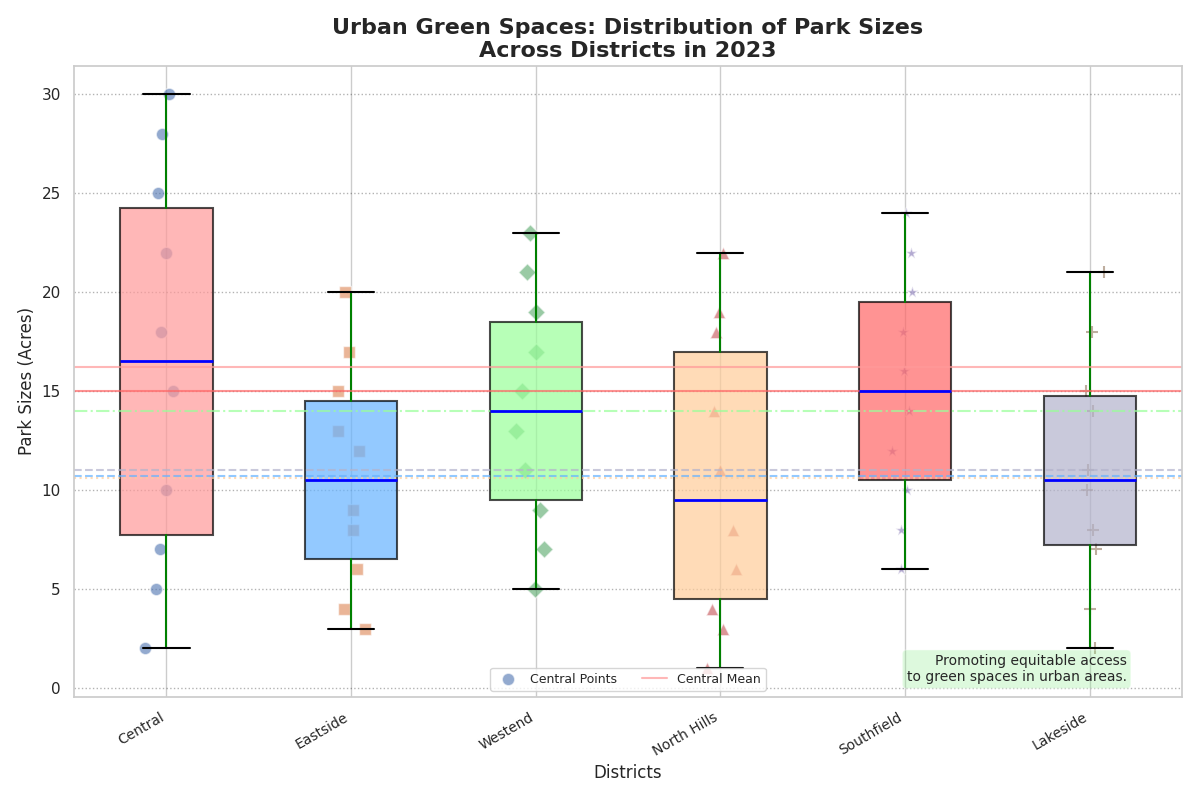

Write the Python code that produced this figure.
import matplotlib.pyplot as plt
import numpy as np

districts = ['Central', 'Eastside', 'Westend', 'North Hills', 'Southfield', 'Lakeside']

central_parks = [2, 5, 7, 10, 15, 18, 22, 25, 28, 30]
eastside_parks = [3, 4, 6, 8, 9, 12, 13, 15, 17, 20]
westend_parks = [5, 7, 9, 11, 13, 15, 17, 19, 21, 23]
north_hills_parks = [1, 3, 4, 6, 8, 11, 14, 18, 19, 22]
southfield_parks = [6, 8, 10, 12, 14, 16, 18, 20, 22, 24]
lakeside_parks = [2, 4, 7, 8, 10, 11, 14, 15, 18, 21]

park_sizes = [central_parks, eastside_parks, westend_parks, north_hills_parks, southfield_parks, lakeside_parks]

fig, ax = plt.subplots(figsize=(12, 8))

# Randomly altering colors and styles
colors = ['#FF9999', '#66B3FF', '#99FF99', '#FFCC99', '#FF6666', '#B3B3CC']
linestyles = ['-', '--', '-.', ':', '-', '--']
markerstyles = ['o', 's', 'D', '^', '*', '+']

boxes = ax.boxplot(park_sizes, patch_artist=True, notch=False, vert=True,
                   boxprops=dict(color='black', linewidth=1.5),
                   medianprops=dict(color='blue', linewidth=2),
                   whiskerprops=dict(color='green', linewidth=1.5),
                   capprops=dict(color='black', linewidth=1.5),
                   flierprops=dict(marker='x', color='orange', alpha=0.8, markersize=8))

for patch, color in zip(boxes['boxes'], colors):
    patch.set_facecolor(color)
    patch.set_alpha(0.7)

for i, (data, marker) in enumerate(zip(park_sizes, markerstyles), start=1):
    y = np.array(data)
    x = np.random.normal(i, 0.05, size=len(y))
    ax.scatter(x, y, marker=marker, alpha=0.6, edgecolor='w', s=80, label=f'{districts[i-1]} Points' if i == 1 else "")

ax.set_title('Urban Green Spaces: Distribution of Park Sizes\nAcross Districts in 2023', fontsize=16, fontweight='bold')
ax.set_xlabel('Districts', fontsize=12)
ax.set_ylabel('Park Sizes (Acres)', fontsize=12)
ax.set_xticks(np.arange(1, len(districts) + 1))
ax.set_xticklabels(districts, rotation=30, ha='right', fontsize=10)

ax.yaxis.grid(True, linestyle=':', which='major', color='black', alpha=0.3)

mean_sizes = [np.mean(d) for d in park_sizes]
for i, (mean, linestyle) in enumerate(zip(mean_sizes, linestyles), start=1):
    ax.axhline(mean, ls=linestyle, color=colors[i-1], alpha=0.7, linewidth=1.5, label=f'{districts[i-1]} Mean' if i == 1 else "")

ax.text(0.95, 0.02, "Promoting equitable access\nto green spaces in urban areas.",
        transform=ax.transAxes, fontsize=10, verticalalignment='bottom', horizontalalignment='right',
        bbox=dict(boxstyle='round', facecolor='lightgreen', alpha=0.3))

plt.tight_layout()
ax.legend(loc='lower center', fontsize=9, ncol=3)

plt.show()
